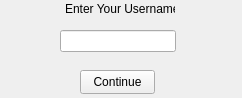
<?xml version="1.0" encoding="UTF-8"?>
<ui version="4.0">
 <class>Form</class>
 <widget class="QWidget" name="Form">
  <property name="geometry">
   <rect>
    <x>0</x>
    <y>0</y>
    <width>242</width>
    <height>98</height>
   </rect>
  </property>
  <property name="windowTitle">
   <string>Form</string>
  </property>
  <widget class="QPushButton" name="continueButton">
   <property name="geometry">
    <rect>
     <x>80</x>
     <y>70</y>
     <width>75</width>
     <height>24</height>
    </rect>
   </property>
   <property name="text">
    <string>Continue</string>
   </property>
  </widget>
  <widget class="QLineEdit" name="usernameLine">
   <property name="geometry">
    <rect>
     <x>60</x>
     <y>30</y>
     <width>116</width>
     <height>22</height>
    </rect>
   </property>
  </widget>
  <widget class="QLabel" name="label">
   <property name="geometry">
    <rect>
     <x>65</x>
     <y>1</y>
     <width>110</width>
     <height>16</height>
    </rect>
   </property>
   <property name="text">
    <string>Enter Your Username</string>
   </property>
  </widget>
 </widget>
 <resources/>
 <connections/>
</ui>
